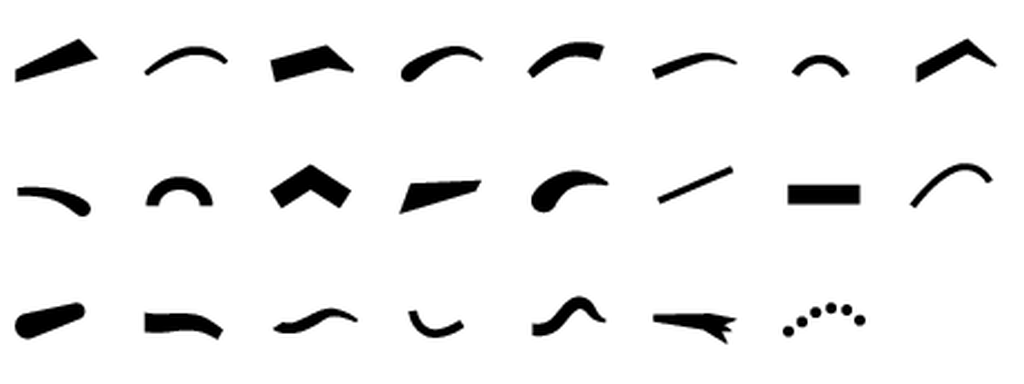
#> input picture game/assets/mii/brows.png, 1024 x 384 px, given in place of Wii U - Wii U Menu - Mii Maker - Mii Eyes.png, which was not available
$ python build_mii_parts.py ../game/assets/mii/brows.png
#> lines starting #> are read from the running program, lines starting #| are printed output that depends on the picture; after the words box and inside, x2 and y2 are one past the last pixel; in counts of white or black regions, pixels touching at a corner belong together; pictures that were not available may be replaced by others from this repository, and a replacement may not be noted
# /// script
# requires-python = ">=3.12"
# dependencies = ["pillow", "numpy", "scipy"]
# ///
"""Turn the raw Mii Maker rips into the game's Mii parts.

    uv run tools/build_mii_parts.py "<folder with the rips>"

(uv installs Pillow, NumPy and SciPy from the header above.) Reads from the rip folder:

    Wii U - Wii U Menu - Mii Maker - Mii Eyes.png   eyes, 3 x 20 grid
    eyebrows.png                                     brows, 4 x 6 grid
    noses.png                                        noses, 3 x 6 grid
    mouth.png                                        mouths, 3 x 12 grid
    Hair.obj                                         68 hairstyles, one object each
    special.obj (+ its .mtl and two tex1_*.png)      a cap and a beanie
    Meshy_AI_rigged_blank_slate_mi_All_Animations*.glb   the rigged Mii

and writes into game/assets/mii/ (and game/assets/models/mii.glb):

    eyes.png, brows.png, noses.png, mouths.png
        one atlas per part kind, CELL x CELL cells, COLS cells per row, in the
        sheet's reading order. RGBA: black ink, white where the sheet had white
        *inside* a shape (eye whites, teeth), transparent outside.
    hair/hair_NN.obj
        one mesh per hairstyle, turned to face +Z (the rips face -X). Units are
        the rip's; mii.gd scales them onto the head.
    hair/hat_cap.obj, hair/hat_beanie.obj (+ .mtl + textures)
    hair_icons.png
        a front-view thumbnail per hairstyle (same atlas layout), for the creator.
    ../models/mii.glb
        the rigged Mii without its 16 MB grey texture (mii.gd sets the material).
"""

import json
import math
import shutil
import struct
import sys
from pathlib import Path

import numpy as np
from PIL import Image
from scipy import ndimage

CELL = 128  # px per atlas cell
PAD = 6  # empty px around each part, so mipmaps don't bleed into the next cell
COLS = 8

ROOT = Path(__file__).resolve().parent.parent
OUT = ROOT / "game" / "assets" / "mii"

# name: (file, x lines, y lines). The lines are the grid's pixel columns/rows,
# found by looking for rows/columns of grid colour.
SHEETS = {
    "eyes": ("Wii U - Wii U Menu - Mii Maker - Mii Eyes.png", [0, 131, 262, 393], list(range(118, 2339, 111))),
    "brows": ("eyebrows.png", [2, 55, 108, 161, 214], [85, 130, 175, 220, 265, 310, 355]),
    "noses": ("noses.png", [2, 55, 108, 161], [2, 47, 92, 137, 182, 227, 272]),
    "mouths": ("mouth.png", [0, 77, 154, 231], [71, 137, 203, 269, 335, 401, 467, 532, 598, 664, 730, 796, 861]),
}
# Which kinds keep white that's enclosed by ink (eye whites, teeth).
FILL_INSIDE = {"eyes", "mouths"}
# How much of a cell the source square covers: one scale per kind, so a big eye
# stays bigger than a small one. Source px per side of the square.
SOURCE_SIDE = {"eyes": 130, "brows": 52, "noses": 52, "mouths": 76}


def cut_cells(path: Path, xs: list[int], ys: list[int]) -> list[np.ndarray]:
    """Grey (0 = ink, 1 = paper) square crops, one per grid cell, row by row."""
    sheet = Image.open(path).convert("RGBA")
#> sheet is the input picture: PIL image 1024x384 RGBA; mean R, G, B, A 0, 0, 0, 15.7
    paper = Image.new("RGBA", sheet.size, (255, 255, 255, 255))
#> paper: PIL image 1024x384 RGBA; every value is 255
    paper.alpha_composite(sheet)  # the eye sheet is transparent where the others are white
    img = np.asarray(paper.convert("L"), dtype=np.float32) / 255.0
    cells = []
    for y0, y1 in zip(ys, ys[1:]):
        for x0, x1 in zip(xs, xs[1:]):
            inner = img[y0 + 2 : y1 - 1, x0 + 2 : x1 - 1]  # skip the grid line itself
            cells.append(inner)
#> after the loop, cells = 60 items
    return cells


def to_rgba(grey: np.ndarray, fill_inside: bool, side: int) -> Image.Image:
    """Ink -> black with alpha; enclosed white -> opaque white; paper -> transparent."""
#> called with fill_inside = True, side = 130
    ink = 1.0 - grey
    alpha = ink.copy()
    rgb = np.zeros_like(grey)
    if fill_inside:
        solid = ink > 0.5
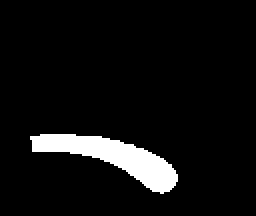
#> solid: shape (108, 128) bool (shown 2 times larger); 6.4% white; 1 white region, box (x1, y1, x2, y2) and area: (15, 67, 89, 97) 891
        # Close small gaps in outlines before flood-filling the paper from the edges.
        sealed = ndimage.binary_dilation(solid, iterations=2)
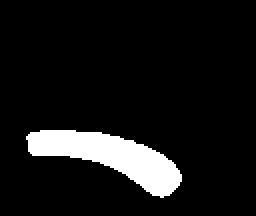
#> sealed: shape (108, 128) bool (shown 2 times larger); 8.8% white; 1 white region, box (x1, y1, x2, y2) and area: (13, 65, 91, 99) 1219
        labels, _ = ndimage.label(~sealed)
        edge = np.unique(np.concatenate([labels[0], labels[-1], labels[:, 0], labels[:, -1]]))
#> edge = [1]
        paper = np.isin(labels, edge[edge > 0])
        paper = ndimage.binary_dilation(paper, iterations=3) & ~solid
        inside = ~paper
        alpha = np.where(inside, 1.0, ink)
        rgb = np.where(inside, grey, 0.0)
    # Centre the crop on a transparent square of `side` px.
    h, w = grey.shape
#> h = 108; w = 128
    canvas = np.zeros((side, side, 4), dtype=np.float32)
    oy, ox = (side - h) // 2, (side - w) // 2
#> oy = 11; ox = 1
    sy, sx = max(-oy, 0), max(-ox, 0)
#> sy = 0; sx = 0
    hh, ww = min(h - sy, side), min(w - sx, side)
#> hh = 108; ww = 128
    oy, ox = max(oy, 0), max(ox, 0)
    for c in range(3):
        canvas[oy : oy + hh, ox : ox + ww, c] = rgb[sy : sy + hh, sx : sx + ww]
    canvas[oy : oy + hh, ox : ox + ww, 3] = alpha[sy : sy + hh, sx : sx + ww]
#> canvas: shape (130, 130, 4) float32; mean of channels 0, 1, 2, 3 0.00361, 0.00361, 0.00361, 0.0566
    # Transparent pixels stay black (the ink colour), so filtering at edges blends toward ink.
    return Image.fromarray((canvas * 255).round().astype(np.uint8), "RGBA")


# [40 lines left out: functions atlas, read_obj, not called in this run]


def face_front(p: list[float]) -> list[float]:
    """The rips face -X with +Z to their left. Turn them to face +Z (the Mii's front)."""
    return [p[2], p[1], -p[0]]


# [38 lines left out: function write_obj, not called in this run]


# Where the head sits inside the rips' hair (after face_front): a ball this big.
# mii.gd uses the same numbers to fit the hair onto the Mii's head.
HAIR_HEAD_CENTER = (0.0, 0.36, -0.02)
HAIR_HEAD_RADIUS = 0.27


# [103 lines left out: functions hair_icon, strip_textures, not called in this run]


def main(src: Path) -> None:
    OUT.mkdir(parents=True, exist_ok=True)
    for kind, (file, xs, ys) in SHEETS.items():
        side = SOURCE_SIDE[kind]
        parts = [to_rgba(cell, kind in FILL_INSIDE, side) for cell in cut_cells(src / file, xs, ys)]
#> call 2 of to_rgba, with fill_inside = True, side = 130
#> in to_rgba (call 2), `solid = ink > 0.5`: solid: shape (108, 128) bool; 7.3% white; 1 white region, box (x1, y1, x2, y2) and area: (13, 57, 80, 86) 1013
#> in to_rgba (call 2), `sealed = ndimage.binary_dilation(solid, iterations=2)`: sealed: shape (108, 128) bool; 9.7% white; 1 white region, box (x1, y1, x2, y2) and area: (11, 55, 82, 88) 1345
#> in to_rgba (call 2), `canvas[oy : oy + hh, ox : ox + ww, 3] = alpha[sy : sy + hh, sx : sx + ..`:
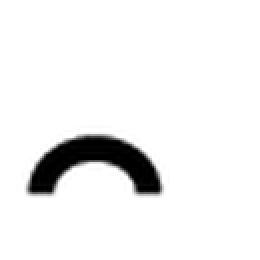
#> canvas: shape (130, 130, 4) float32 (shown 2 times larger); mean of channels 0, 1, 2, 3 0.004, 0.004, 0.004, 0.064; transparent parts drawn white
#> call 3 of to_rgba, with fill_inside = True, side = 130
#> in to_rgba (call 3), `solid = ink > 0.5`: solid: shape (108, 128) bool; 12.9% white; 1 white region, box (x1, y1, x2, y2) and area: (7, 45, 87, 88) 1778
#> in to_rgba (call 3), `sealed = ndimage.binary_dilation(solid, iterations=2)`: sealed: shape (108, 128) bool; 15.4% white; 1 white region, box (x1, y1, x2, y2) and area: (5, 43, 89, 90) 2132
#> in to_rgba (call 3), `canvas[oy : oy + hh, ox : ox + ww, 3] = alpha[sy : sy + hh, sx : sx + ..`:
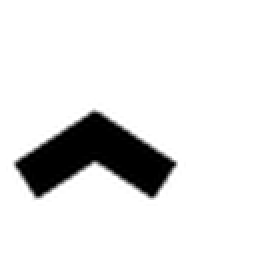
#> canvas: shape (130, 130, 4) float32 (shown 2 times larger); mean of channels 0, 1, 2, 3 0.00407, 0.00407, 0.00407, 0.11; transparent parts drawn white
#> call 4 of to_rgba, with fill_inside = True, side = 130
#> in to_rgba (call 4), `solid = ink > 0.5`: solid: shape (108, 128) bool; 10.5% white; 1 white region, box (x1, y1, x2, y2) and area: (13, 72, 83, 108) 1451
#> in to_rgba (call 4), `sealed = ndimage.binary_dilation(solid, iterations=2)`:
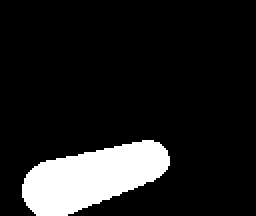
#> sealed: shape (108, 128) bool (shown 2 times larger); 12.7% white; 1 white region, box (x1, y1, x2, y2) and area: (11, 70, 85, 108) 1758
#> in to_rgba (call 4), `edge = np.unique(np.concatenate([labels[0], labels[-1], labels[:, 0], ..`: edge = [0, 1]
#> in to_rgba (call 4), `paper = ndimage.binary_dilation(paper, iterations=3) & ~solid`: paper: shape (108, 128) bool; 89.5% white; 1 black region, box (x1, y1, x2, y2) and area: (13, 72, 83, 108) 1456
#> in to_rgba (call 4), `rgb = np.where(inside, grey, 0.0)`:
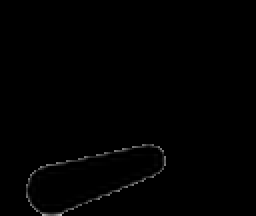
#> rgb: shape (108, 128) float32 (shown 2 times larger); min 0, max 0.749, mean 0.0049
#> in to_rgba (call 4), `canvas[oy : oy + hh, ox : ox + ww, 3] = alpha[sy : sy + hh, sx : sx + ..`:
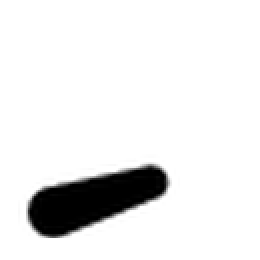
#> canvas: shape (130, 130, 4) float32 (shown 2 times larger); mean of channels 0, 1, 2, 3 0.00401, 0.00401, 0.00401, 0.0897; transparent parts drawn white
        atlas(parts).save(OUT / f"{kind}.png")
        print(f"{kind}: {len(parts)}")

    hair_dir = OUT / "hair"
    hair_dir.mkdir(exist_ok=True)
    objects, v, vt, vn = read_obj(src / "Hair.obj")
    icons = []
    for i, (_, groups) in enumerate(objects):
        # Hair.obj's faces and normals point into the head; turn them outward.
        write_obj(hair_dir / f"hair_{i:02d}.obj", groups, v, vt, vn, flip=True)
        icons.append(hair_icon(groups, v))
    print(f"hair: {len(objects)}")

    objects, v, vt, vn = read_obj(src / "special.obj")
    for name, groups in objects:
        hat = "hat_" + name.split("_")[0].lower()  # Cap_Mesh... -> hat_cap
        write_obj(hair_dir / f"{hat}.obj", groups, v, vt, vn, mtllib="hats.mtl")
        icons.append(hair_icon(groups, v))
    shutil.copy(src / "special.mtl", hair_dir / "hats.mtl")
    for tex in src.glob("tex1_*.png"):
        shutil.copy(tex, hair_dir / tex.name)
    print(f"hats: {len(objects)}")

    sheet = Image.new("RGBA", (COLS * CELL, math.ceil(len(icons) / COLS) * CELL), (0, 0, 0, 0))
    for i, icon in enumerate(icons):
        sheet.paste(icon, ((i % COLS) * CELL + PAD, (i // COLS) * CELL + PAD))
    sheet.save(OUT / "hair_icons.png")

    glb = next(src.glob("Meshy_AI_rigged_blank_slate_mi*.glb"))
    strip_textures(glb, ROOT / "game" / "assets" / "models" / "mii.glb")
    print("mii.glb: done")


if __name__ == "__main__":
#> (the run stopped early here; a loop or call above may not have finished)
